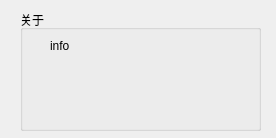
<?xml version="1.0" encoding="UTF-8"?>
<ui version="4.0">
 <class>Dialog</class>
 <widget class="QDialog" name="Dialog">
  <property name="geometry">
   <rect>
    <x>0</x>
    <y>0</y>
    <width>276</width>
    <height>138</height>
   </rect>
  </property>
  <property name="windowTitle">
   <string>Dialog</string>
  </property>
  <widget class="QGroupBox" name="groupBox">
   <property name="geometry">
    <rect>
     <x>20</x>
     <y>10</y>
     <width>241</width>
     <height>121</height>
    </rect>
   </property>
   <property name="title">
    <string>关于</string>
   </property>
   <widget class="QLabel" name="info">
    <property name="geometry">
     <rect>
      <x>30</x>
      <y>30</y>
      <width>54</width>
      <height>12</height>
     </rect>
    </property>
    <property name="text">
     <string>info</string>
    </property>
   </widget>
  </widget>
 </widget>
 <resources/>
 <connections/>
</ui>
